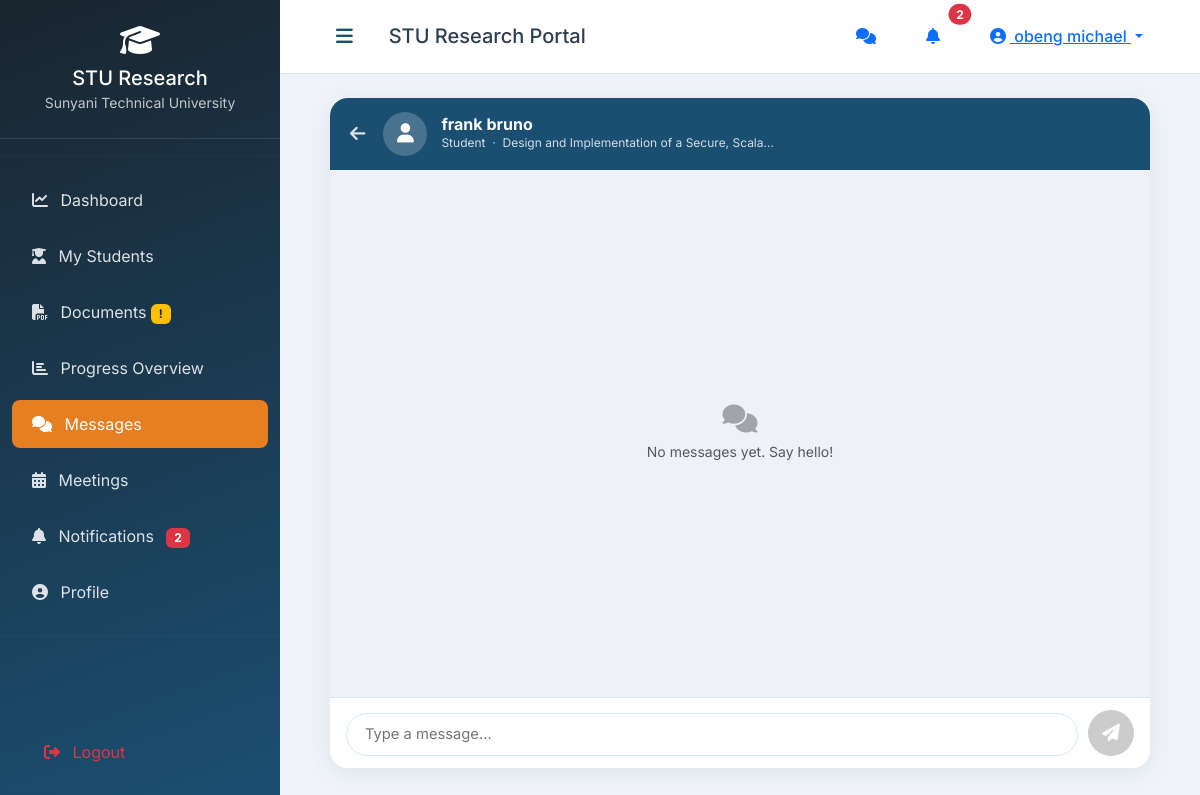
Screenshot of /chat/1/ (signed in) with the database file from the repository.
### research/models.py (models this page shows, shortened)
class User(AbstractUser):
    ROLE_CHOICES = (
        ('admin', 'Administrator'),
        ('supervisor', 'Supervisor'),
        ('student', 'Student'),
    )
    role = models.CharField(max_length=20, choices=ROLE_CHOICES, default='student')
    student_id = models.CharField(max_length=50, unique=True, null=True, blank=True)
    phone = models.CharField(max_length=20, blank=True)
    department = models.CharField(max_length=100, blank=True)
    profile_pic = models.ImageField(upload_to='profile_pics/', null=True, blank=True)
    is_active = models.BooleanField(default=True)
    last_seen = models.DateTimeField(null=True, blank=True)

class Allocation(models.Model):
    STATUS_CHOICES = (
        ('active', 'Active'),
        ('completed', 'Completed'),
        ('terminated', 'Terminated'),
    )
    proposal = models.OneToOneField(
        Proposal, on_delete=models.CASCADE, related_name='allocation'
    )
    student = models.ForeignKey(
        User, on_delete=models.CASCADE,
        related_name='allocations_as_student',
        limit_choices_to={'role': 'student'}
    )
    supervisor = models.ForeignKey(
        User, on_delete=models.CASCADE,
        related_name='allocations_as_supervisor',
        limit_choices_to={'role': 'supervisor'}
    )
    allocated_by = models.ForeignKey(
        User, on_delete=models.SET_NULL, null=True,
        related_name='allocations_made'
    )
    match_score = models.FloatField(
        default=0.0,
        help_text="Cosine similarity score from chaotic allocation algorithm (0–1)"
    )
    allocation_date = models.DateTimeField(auto_now_add=True)
    status = models.CharField(max_length=20, choices=STATUS_CHOICES, default='active')
    notes = models.TextField(blank=True)

class Proposal(models.Model):
    STATUS_CHOICES = (
        ('draft', 'Draft'),
        ('submitted', 'Submitted'),
        ('under_review', 'Under Review'),
        ('approved', 'Approved'),
        ('rejected', 'Rejected'),
        ('revision_required', 'Revision Required'),
    )
    student = models.ForeignKey(
        User, on_delete=models.CASCADE,
        related_name='proposals',
        limit_choices_to={'role': 'student'}
    )
    title = models.CharField(max_length=500)
    abstract = models.TextField(blank=True)
    objectives = models.TextField(blank=True)
    methodology = models.TextField(blank=True)
    background = models.TextField(blank=True)
    expected_outcomes = models.TextField(blank=True)
    keywords = models.CharField(max_length=500, blank=True, help_text="Comma separated keywords")
    department = models.CharField(max_length=100, blank=True)
    program = models.CharField(max_length=100, blank=True)
    academic_year = models.CharField(max_length=20, blank=True)
    document = models.FileField(upload_to='proposals/', null=True, blank=True)
    status = models.CharField(max_length=30, choices=STATUS_CHOICES, default='draft')
    admin_comments = models.TextField(blank=True)
    submission_date = models.DateTimeField(null=True, blank=True)
    review_date = models.DateTimeField(null=True, blank=True)
    created_at = models.DateTimeField(auto_now_add=True)
    updated_at = models.DateTimeField(auto_now=True)

### research/views.py (the view, shortened to what this page needs)
# urls.py: path('chat/<int:allocation_id>/', views.conversation, name='conversation'),
@login_required
def conversation(request, allocation_id):
    user       = request.user
    allocation = get_object_or_404(Allocation, id=allocation_id)
    if user != allocation.supervisor and user != allocation.student:
        messages.error(request, 'You do not have access to this conversation.')
        return redirect('conversation_list')
    Message.objects.filter(
        allocation=allocation, recipient=user, is_read=False
    ).update(is_read=True)
    chat_messages = Message.objects.filter(
        allocation=allocation
    ).select_related('sender').order_by('created_at')
    other_user = allocation.student if user == allocation.supervisor else allocation.supervisor
    from datetime import date, timedelta
    today     = date.today().strftime('%Y-%m-%d')
    yesterday = (date.today() - timedelta(days=1)).strftime('%Y-%m-%d')
    context = {
        'allocation':     allocation,
        'other_user':     other_user,
        'chat_messages':  chat_messages,
        'today':          today,
        'yesterday':      yesterday,
        'section':        'chat',
    }
    return render(request, 'research/chat/conversation.html', context)

### research/context_processors.py (called while the page is built)
def notification_count(request):
    if request.user.is_authenticated:
        notif_count = Notification.objects.filter(user=request.user, is_read=False).count()
        try:
            from .models import Message
            msg_count = Message.objects.filter(recipient=request.user, is_read=False).count()
        except Exception:
            msg_count = 0
        return {
            'unread_notification_count': notif_count,
            'unread_msg_count': msg_count,
        }
    return {'unread_notification_count': 0, 'unread_msg_count': 0}

def user_role(request):
    if request.user.is_authenticated:
        return {'user_role': request.user.role}
    return {'user_role': None}

### templates/research/chat/conversation.html (shortened to what this page needs)
{% extends 'base.html' %}
{% load static %}
{% block content %}
<div class="chat-wrapper">
    <div class="chat-header">
        <a href="{% url 'conversation_list' %}" class="chat-header-back me-1">
            <i class="fas fa-arrow-left"></i>
        </a>
        <div class="chat-header-avatar">
            {% if other_user.profile_pic %}
            <img src="{{ other_user.profile_pic.url }}" alt="">
            {% else %}
            <i class="fas fa-user"></i>
            {% endif %}
        </div>
        <div class="chat-header-info">
            <div class="chat-header-name">{{ other_user.get_full_name|default:other_user.username }}</div>
            <div class="chat-header-sub">
                {{ other_user.get_role_display }} &nbsp;·&nbsp;
                {{ allocation.proposal.title|truncatechars:45 }}
            </div>
        </div>
    </div>
    <div class="chat-messages" id="chatMessages">
        {% if not chat_messages %}
        <div class="text-center text-muted small mt-auto mb-auto py-4">
            <i class="fas fa-comments fa-2x mb-2 d-block opacity-50"></i>
            No messages yet. Say hello!
        </div>
        {% endif %}
    </div>
    <div class="chat-input-bar">
        <textarea id="msgInput" placeholder="Type a message…" rows="1"></textarea>
        <button id="sendBtn" title="Send">
            <i class="fas fa-paper-plane"></i>
        </button>
    </div>
</div>
{% endblock %}

### templates/base.html (shortened to what this page needs)
<!DOCTYPE html>
<html lang="en">
<head>
    <link href="https://cdn.jsdelivr.net/npm/bootstrap@5.3.2/dist/css/bootstrap.min.css" rel="stylesheet">
    <link rel="stylesheet" href="https://cdnjs.cloudflare.com/ajax/libs/font-awesome/6.5.0/css/all.min.css">
    {% load static %}
    <link rel="stylesheet" href="{% static 'css/custom.css' %}">
</head>
<body>
{% if user.is_authenticated %}{% include 'includes/sidebar.html' %}{% endif %}
<div class="main-content {% if user.is_authenticated %}with-sidebar{% endif %}">
    {% if user.is_authenticated %}
    <nav class="top-nav">
        <div class="container-fluid">
            <div class="d-flex justify-content-between align-items-center">
                <div class="d-flex align-items-center">
                    <button class="sidebar-toggle btn btn-link" id="sidebarToggle" aria-label="Toggle sidebar">
                        <i class="fas fa-bars"></i>
                    </button>
                    <h5 class="mb-0 ms-3 d-none d-md-block">STU Research Portal</h5>
                </div>
                <div class="d-flex align-items-center gap-2">
                    <a href="{% url 'conversation_list' %}" class="btn btn-link position-relative" title="Messages">
                        <i class="fas fa-comments"></i>
                    </a>
                    <div class="dropdown">
                        <button class="btn btn-link position-relative" type="button"
                                id="notifToggle" data-bs-toggle="dropdown"
                                aria-expanded="false" aria-label="Notifications">
                            <i class="fas fa-bell"></i>
                            <span id="notif-badge"
                                  class="position-absolute top-0 start-100 translate-middle badge rounded-pill bg-danger
                                         {% if not unread_notification_count %}d-none{% endif %}">
                                {{ unread_notification_count|default:"0" }}
                            </span>
                        </button>
                    </div>
                    <div class="dropdown">
                        <button class="btn btn-link dropdown-toggle" type="button" data-bs-toggle="dropdown">
                            <i class="fas fa-user-circle me-1"></i>
                            <span class="d-none d-md-inline">{{ user.get_full_name|default:user.username }}</span>
                        </button>
                    </div>
                </div>
            </div>
        </div>
    </nav>
    {% endif %}
    <main class="py-4">
        <div class="container-fluid">
            {% block content %}{% endblock %}
        </div>
    </main>
</div>
<div id="toast-container" class="toast-container position-fixed bottom-0 end-0 p-3" style="z-index:1200;"></div>
</body>
</html>

### research/static/css/custom.css (style rules this page uses)
:root { --primary: #1B4F72; --primary-dark: #0D3B5E; --primary-light: #2E86C1; --secondary: #2980B9; --accent: #E67E22; --success: #27AE60; --danger: #E74C3C; --warning: #F39C12; --light: #EBF5FB; --dark: #1A252F; --gray: #7F8C8D; --border: #D5E8F0; }
* { margin: 0; padding: 0; box-sizing: border-box; }
body { font-family: 'Inter', sans-serif; background: #F0F4F8; color: #2C3E50; }
.main-content { margin-left: 280px; transition: all 0.3s ease; min-height: 100vh; }
.top-nav { background: white; padding: 12px 24px; border-bottom: 1px solid var(--border); position: sticky; top: 0; z-index: 999; }
.sidebar-toggle { color: var(--primary); font-size: 1.2rem; background: transparent; border: none; }
.btn { border-radius: 10px; padding: 10px 20px; font-weight: 500; }
.toast-container { position: fixed; bottom: 20px; right: 20px; z-index: 1100; }

### templates/research/chat/conversation.html (style rules this page uses)
.chat-wrapper { display: flex; flex-direction: column; height: calc(100vh - 130px); max-width: 820px; margin: 0 auto; background: #fff; border-radius: 18px; box-shadow: 0 4px 24px rgba(27,79,114,0.10); overflow: hidden; }
.chat-header { background: var(--primary); color: #fff; padding: 14px 20px; display: flex; align-items: center; gap: 14px; flex-shrink: 0; }
.chat-header-avatar { width: 44px; height: 44px; border-radius: 50%; background: rgba(255,255,255,0.2); display: flex; align-items: center; justify-content: center; font-size: 1.2rem; flex-shrink: 0; overflow: hidden; }
.chat-header-info { flex: 1; min-width: 0; }
.chat-header-name { font-weight: 700; font-size: 1rem; line-height: 1.2; }
.chat-header-sub { font-size: 0.75rem; opacity: 0.8; white-space: nowrap; overflow: hidden; text-overflow: ellipsis; }
.chat-header-back { color: rgba(255,255,255,0.85); text-decoration: none; font-size: 1.1rem; flex-shrink: 0; }
.chat-messages { flex: 1; overflow-y: auto; padding: 20px 16px; background: #EEF2F7; display: flex; flex-direction: column; gap: 4px; }
.chat-input-bar { padding: 12px 16px; background: #fff; border-top: 1px solid var(--border); display: flex; gap: 10px; align-items: flex-end; flex-shrink: 0; }
#msgInput { flex: 1; border: 1px solid var(--border); border-radius: 24px; padding: 10px 18px; font-size: 0.92rem; resize: none; max-height: 120px; outline: none; transition: border-color 0.2s; line-height: 1.4; overflow-y: auto; }
#sendBtn { width: 46px; height: 46px; border-radius: 50%; background: var(--primary); color: #fff; border: none; display: flex; align-items: center; justify-content: center; font-size: 1.1rem; flex-shrink: 0; cursor: pointer; transition: background 0.2s, transform 0.1s; }
#sendBtn:disabled { background: #ccc; cursor: default; }

### rows the page displays
User: get_full_name "obeng michael"
User: get_full_name "frank bruno", role "Student"
Allocation: proposal "Design and Implementation of a Secure, Scala…"

### other values shown
{{ unread_notification_count }} "2"
{{ unread_notification_count|default:"0" }} "2"
